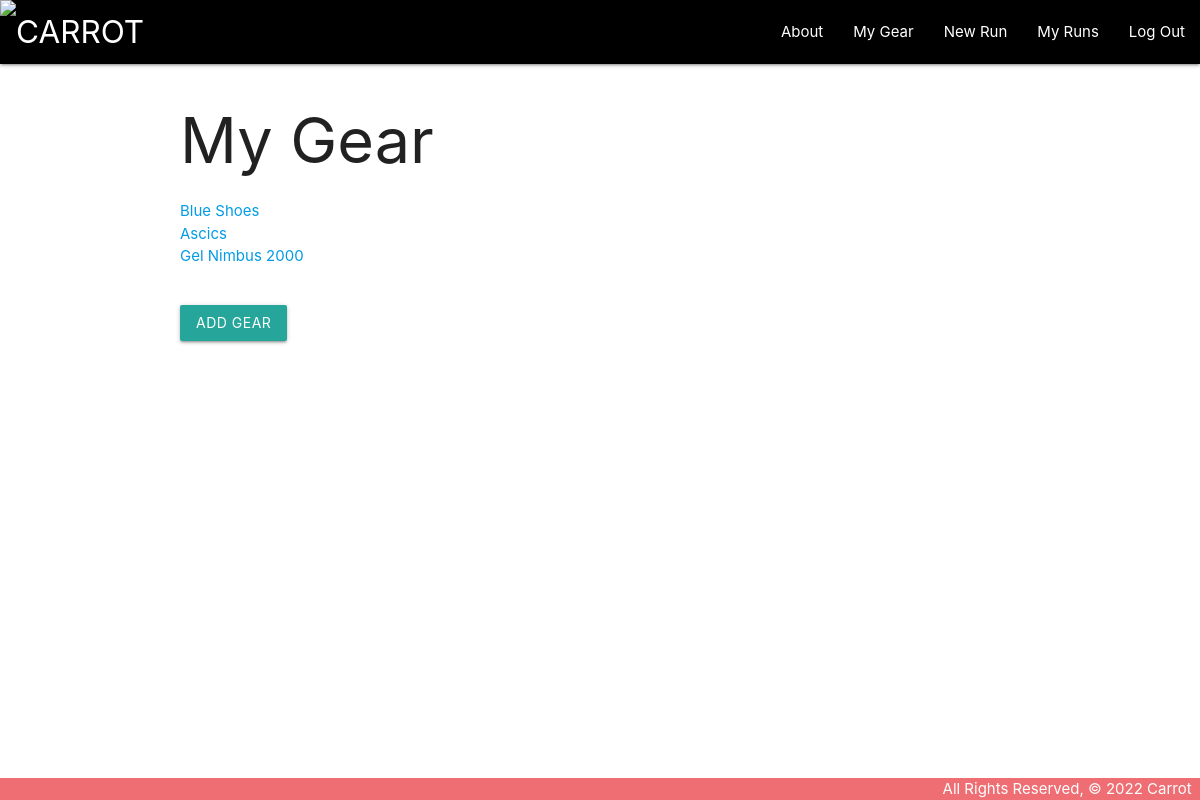
The page /gear/ (signed in) on the database as committed earlier.
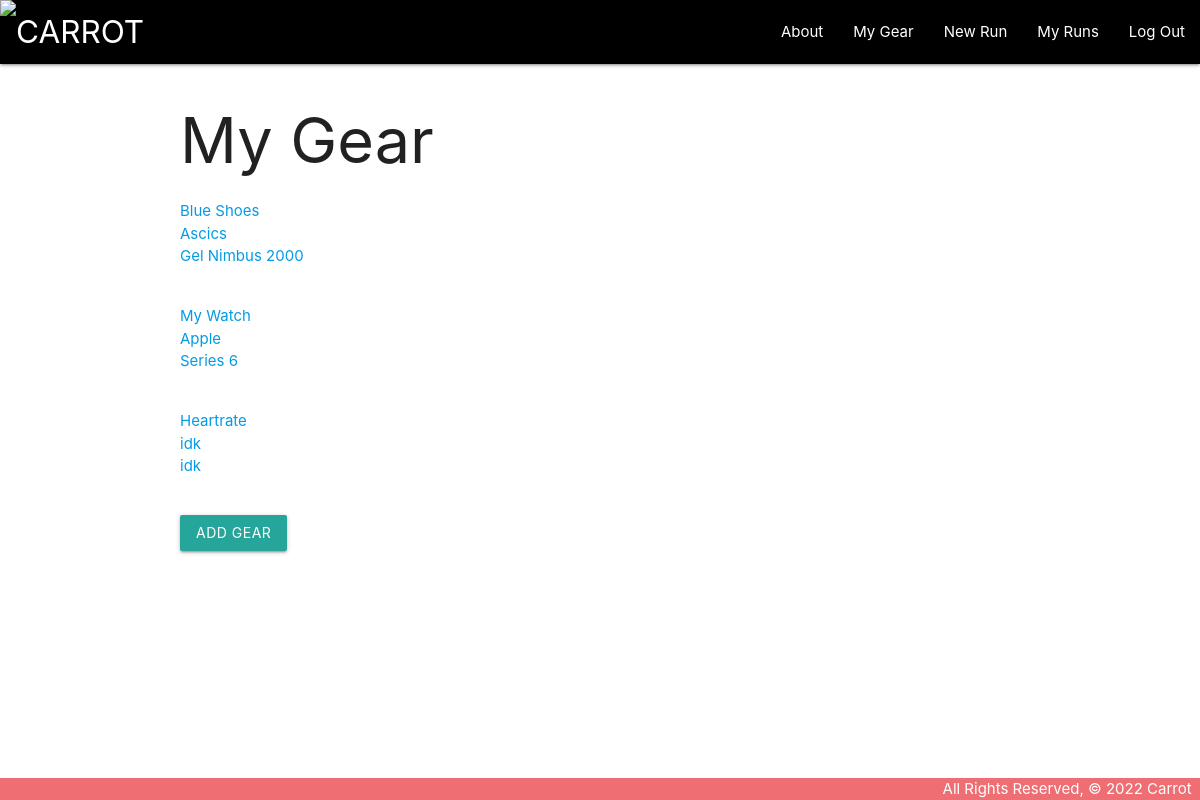
The same page on the database as committed later.
### main_app/models.py (models this page shows, shortened)
class Gear(models.Model):
    nickname = models.CharField(max_length=50)
    brand = models.CharField(max_length=40, null=True, blank=True)
    model = models.CharField(max_length=50, null=True, blank=True)
    distance = models.IntegerField(default=0, null=True, blank=True)
    type = models.CharField(
        max_length=1,
        choices=GEARTYPE,
        default=GEARTYPE[0][0]
    )
    image = models.CharField(max_length=200, default='https://i.imgur.com/iOWhgv1.png')
    user = models.ForeignKey(User, on_delete=models.CASCADE)

### main_app/views.py (the view)
# urls.py: path('gear/', views.gear_index, name='gear_index'),
def gear_index(request):
    gear = Gear.objects.filter(user=request.user)
    return render(request, 'gear/index.html', {'gear': gear})

### main_app/templates/gear/index.html (shortened to what this page needs)
{% extends 'base.html' %}
{% block content %}
<h1>My Gear</h1>
{% for g in gear %}
<ul>
<a href="{% url 'gear_detail' g.id %}">
    <div>
        <li>{{g.nickname}}</li>
        <li>{{g.brand}}</li>
        <li>{{g.model}}</li>
    </div>
</a>
</ul>
{% endfor %}
<button class="btn"><a style="text-decoration: none; color: white;" href="{% url 'gear_create' %}">Add Gear</a></button>
{% endblock %}

Rows that differ between the two databases and show on the page:
added Gear: nickname "My Watch", brand "Apple", model "Series 6"
added Gear: nickname "Heartrate", brand "idk", model "idk"
